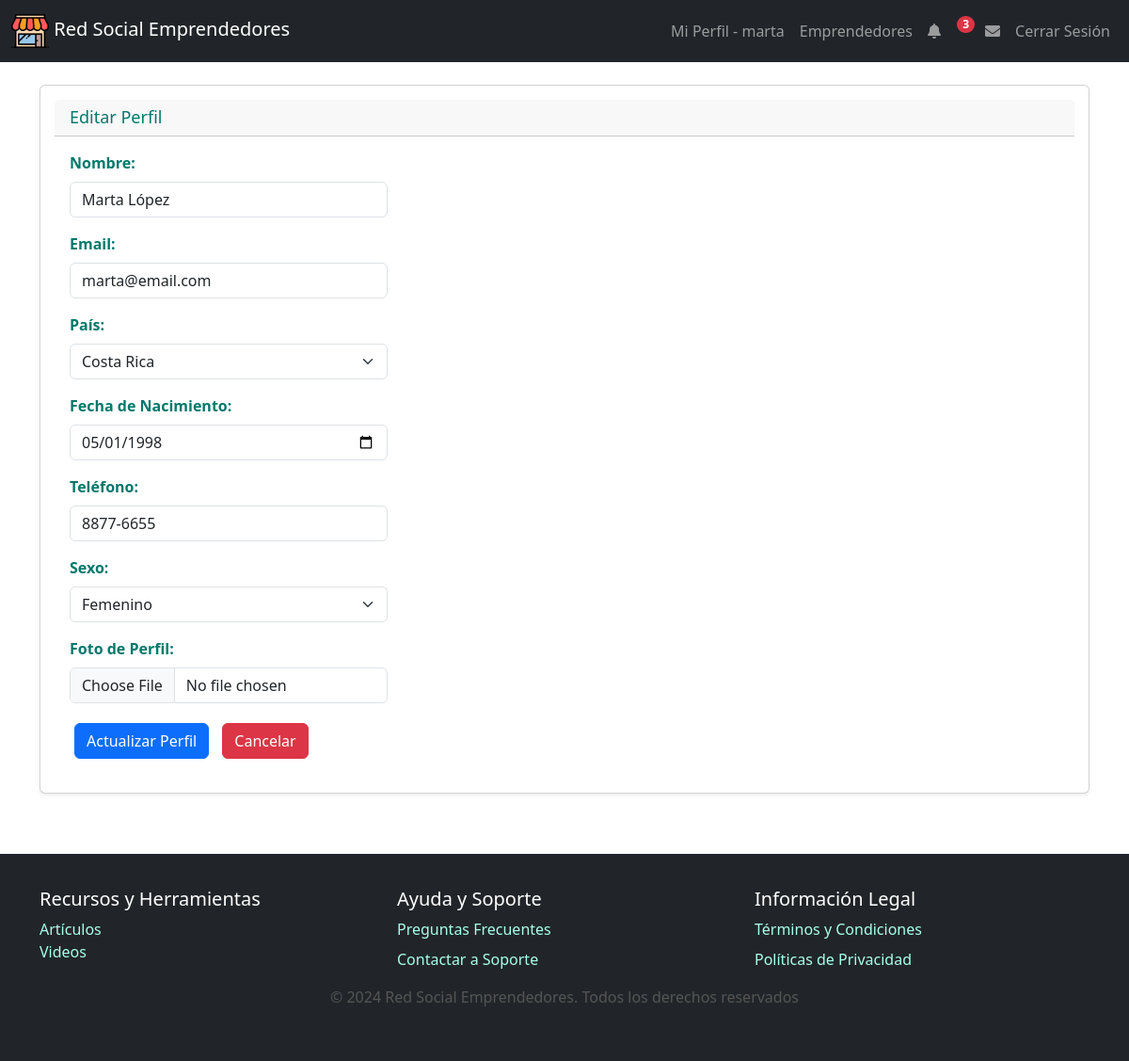
Page /editarPerfil.php (signed in) on the committed database.
### tables this page shows
CREATE TABLE usuarios (
    username VARCHAR(50) PRIMARY KEY,
    nombre VARCHAR(100) NOT NULL,
    email VARCHAR(100) NOT NULL UNIQUE,
    pais VARCHAR(100),
    fecha_Nacimiento DATE,
    telefono VARCHAR(15),
    sexo ENUM('Masculino', 'Femenino', 'Otro'),
    fecha_Registro TIMESTAMP DEFAULT CURRENT_TIMESTAMP,
    foto_perfil VARCHAR(500),
    password VARCHAR(255) NOT NULL
);

### editarPerfil.php (the view, shortened to what this page needs)
<?php
include './plantillas/header.php';
include('db.php');
$username = $_SESSION['username'];
$query = "SELECT * FROM usuarios WHERE username = ?";
$stmt = $conn->prepare($query);
$stmt->bind_param("s", $username);
$stmt->execute();
$result = $stmt->get_result();
$user = $result->fetch_assoc();
?>
<!DOCTYPE html>
<html>
<body>
    <div class="container mt-4">
        <div class="card mb-4 shadow-sm">
            <div class="card-header">
                <h2>Editar Perfil</h2>
            </div>
            <div class="card-body">
                <form action="updatePerfil.php" method="POST" enctype=
                "multipart/form-data">
                    <div class="mb-3">
                        <label for="nombre" class="form-label">Nombre:</label>
                        <input type="text" id="nombre" name="nombre"
                        class="form-control" value="<?php echo
                        htmlspecialchars($user['nombre']); ?>" required>
                    </div>
                    <div class="mb-3">
                        <label for="email" class="form-label">Email:</label>
                        <input type="email" id="email" name="email"
                        class="form-control" value="<?php echo
                        htmlspecialchars($user['email']); ?>" required>
                    </div>
                    <div class="mb-3">
                        <label for="pais" class="form-label">País:</label>
                        <select class="form-select" id="pais" name="pais" required>
                            <?php
                            $paises = [
                                "Argentina", "Barbados", "Belice", "Bolivia",
                                "Brasil", "Canadá", "Chile", "Colombia", "Costa Rica",
                                "Cuba", "Dominica", "Ecuador", "El Salvador",
                                "Estados Unidos", "Guatemala", "Guyana",
                                "Haití", "Honduras", "Jamaica", "México", "Nicaragua",
                                "Panamá", "Paraguay", "Perú", "República Dominicana",
                                "Surinam", "Trinidad y Tobago", "Uruguay", "Venezuela"
                            ];
                            foreach ($paises as $pais) {
                                $selected = $user['pais'] == $pais ? 'selected' : '';
                                echo "<option value=\"$pais\" $selected>$pais</option>";
                            }
                            ?>
                        </select>
                    </div>
                    <div class="mb-3">
                        <label for="fechaNacimiento" class="form-label">Fecha de Nacimiento:</label>
                        <input type="date" id="fechaNacimiento" name="fechaNacimiento" class="form-control" value="<?php echo htmlspecialchars($user['fecha_Nacimiento']); ?>" required>
                    </div>
                    <div class="mb-3">
                        <label for="telefono" class="form-label">Teléfono:</label>
                        <input type="tel" id="telefono" name="telefono" class="form-control" value="<?php echo htmlspecialchars($user['telefono']); ?>" required>
                    </div>
                    <div class="mb-3">
                        <label for="sexo" class="form-label">Sexo:</label>
                        <select id="sexo" name="sexo" class="form-select" required>
                            <option value="Femenino" <?php echo $user['sexo'] == 'Femenino' ? 'selected' : ''; ?>>Femenino</option>
                        </select>
                    </div>
                    <div class="mb-3">
                        <label for="fotoPerfil" class="form-label">Foto de Perfil:</label>
                        <input type="file" id="fotoPerfil" name="fotoPerfil" class="form-control" accept="image/*">
                    </div>
                    <button type="submit" class="btn btn-primary">Actualizar Perfil</button>
                    <a href="perfil.php" class="btn btn-danger">Cancelar</a>
                </form>
            </div>
        </div>
    </div>
    <?php
    include './plantillas/footer.php';
    ?>
</body>
</html>

### css/styles.css (style rules this page uses)
html, body { height: 100%; margin: 0; }
body { font-family: Arial, sans-serif; background-color: #e0f7fa; display: flex; flex-direction: column; }
.container { margin-top: 20px; padding: 0 15px; margin-bottom: 40px; }
.card { background-color: white; border-radius: 10px; box-shadow: 0 4px 8px rgba(0, 0, 0, 0.1); margin-bottom: 20px; padding: 15px; }
.card-header { display: flex; align-items: center; margin-bottom: 10px; }
.card-header h2 { margin: 0; color: #00796b; font-size: 18px; }
.btn { padding: 8px 16px; font-size: 1rem; border-radius: 5px; margin: 5px; transition: background-color 0.3s, transform 0.3s; }
.btn-primary { background-color: #00897b; border: none; }
.card-body { display: flex; align-items: center; }
.form-label { font-weight: bold; color: #00796b; }
.form-control { border-radius: 5px; border: 1px solid #00796b; box-shadow: none; transition: border-color 0.3s; }

### rows in the picture
usuarios: nombre "Marta López", email "marta@email.com", fechaNacimiento "05/01/1998", telefono "8877-6655", sexo "Femenino"

### other values in the picture
$current_user "marta"
$num_notificaciones "3"
form field pais "Costa Rica"
